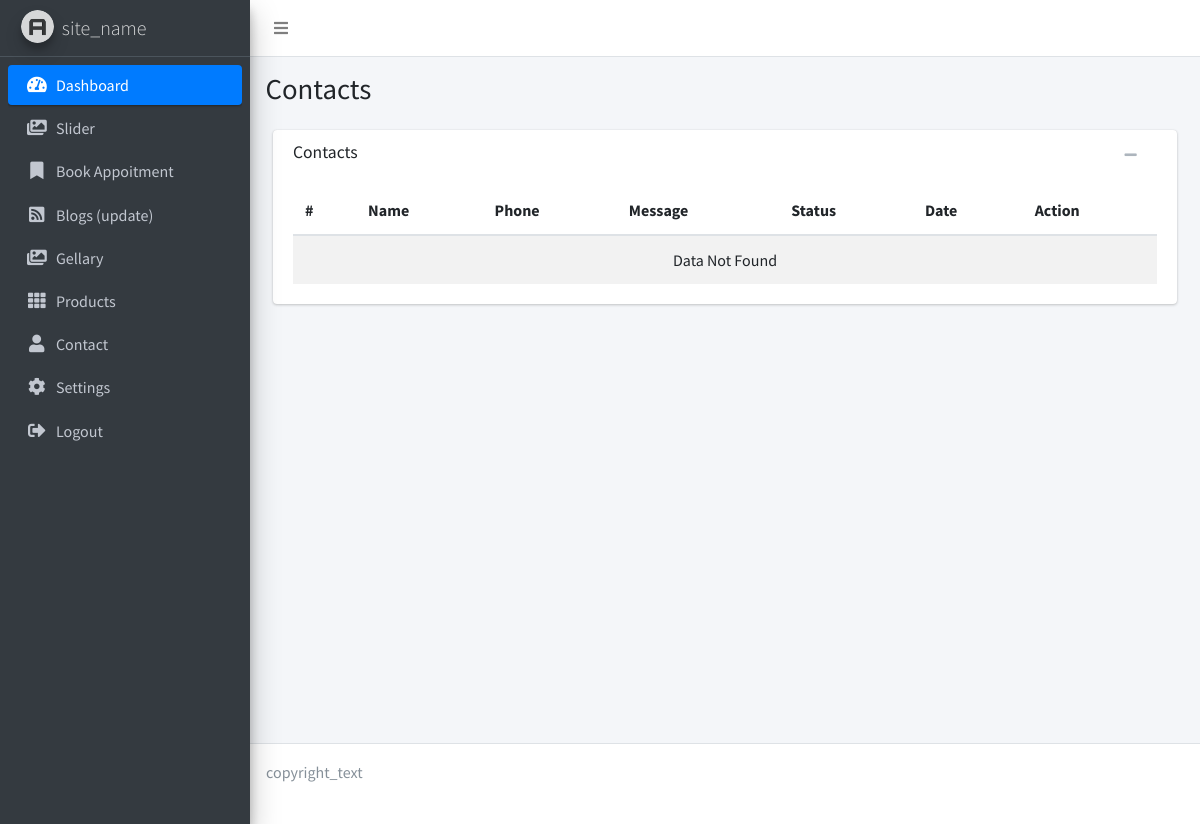
The page /admin/contacts_list.php on the database as committed earlier.
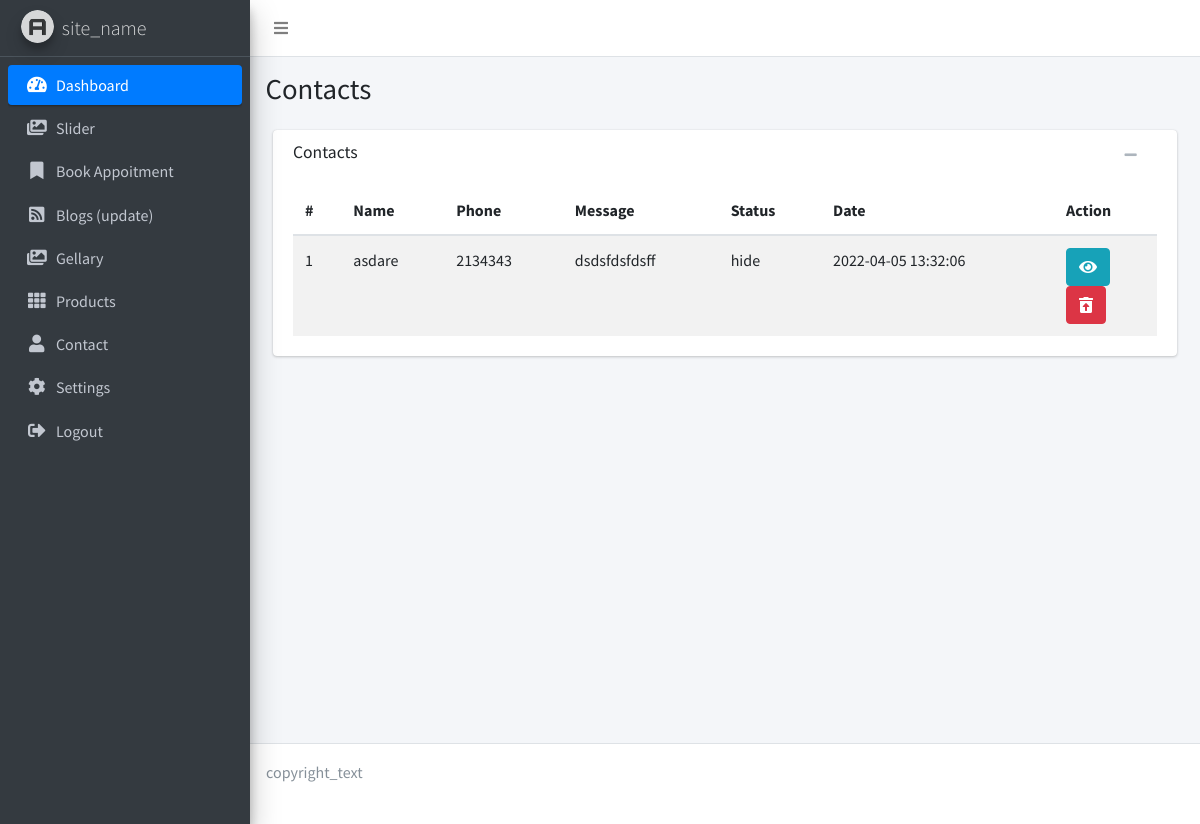
The same page on the database as committed later.
### tables this page shows
CREATE TABLE IF NOT EXISTS `contacts` (
  `id` int(11) NOT NULL AUTO_INCREMENT,
  `name` varchar(150) NOT NULL,
  `phone` varchar(25) NOT NULL,
  `status` enum('show','hide') NOT NULL,
  `msg` text NOT NULL,
  `created_at` timestamp NOT NULL,
  `updated_at` timestamp NOT NULL,
  PRIMARY KEY (`id`)
);

### admin/contacts_list.php (the view, shortened to what this page needs)
<?php
include_once '../database.php';
$sqlget = "SELECT * FROM contacts";
$alldata = mysqli_query($conn, $sqlget);
include 'layouts/header.php';
?>
<section class="content-header">
    <div class="container-fluid">
        <div class="row mb-2">
            <div class="col-sm-6">
                <h1>Contacts</h1>
            </div>
        </div>
    </div>
</section>
  <section class="content">
        <div class="container-fluid">
            <div class="col-md-12">
                <div class="card card-default">
                    <div class="card-header">
                        <h3 class="card-title">Contacts</h3>
                        <div class="card-tools">
                            <button type="button" class="btn btn-tool" data-card-widget="collapse"><i class="fas fa-minus"></i></button>
                            <button type="button" class="btn btn-tool" data-card-widget="remove"><i class="fas fa-remove"></i></button>
                        </div>
                    </div>
                    <div class="card-body">
                        <table id="myTable" class="table table-striped">
                            <thead>
                                <tr>
                                    <th>#</th>
                                    <th>Name</th>
                                    <th>Phone</th>
                                    <th>Message</th>
                                    <th>Status</th>
                                    <th>Date</th>
                                    <th>Action</th>
                                </tr>
                            </thead>
                            <tbody>
                                <?php
                                 $no=1;
                                  if(mysqli_num_rows($alldata) > 0) {
                                    while($row = mysqli_fetch_assoc($alldata)) {
                                    echo '<tr> <td>'.$no++.'</td>'.
                                    '<td>'.$row['name'].'</td>'.
                                    '<td>'.$row['phone'].'</td>'.
                                    '<td>'.$row['msg'].'</td>'.
                                    '<td>'.$row['status'].'</td>'.
                                    '<td>'.$row['created_at'].'</td>'.
                                    '<td>
                                        <a href="contacts_view.php?id='.$row['id'].'" class="btn btn-info"><i class="fas fa-eye"></i></a>
                                        <form method="post">
                                            <input type="hidden" name="delete_id" value='.$row['id'].'>
                                            <button class="btn btn-danger" name="submit"><i class="fas fa-trash-restore-alt"></i></button>
                                        </form>
                                    </td>'.
                                '</tr>';
                                    }
                                } else {
                                    echo "<tr>
                                    <td colspan='7' style='text-align: center;'>Data Not Found</td></tr>";
                                }
                            ?>
                            </tbody>
                        </table>
                    </div>
                </div>
            </div>
        </div>
    </section>
    <?php include 'layouts/footer.php';?>

Rows that differ between the two databases and show on the page:
added contacts: name "asdare", phone "2134343", msg "dsdsfdsfdsff", status "hide", created_at "2022-04-05 13:32:06"
Other text that changed with them:
text no longer shown: "Data Not Found"
